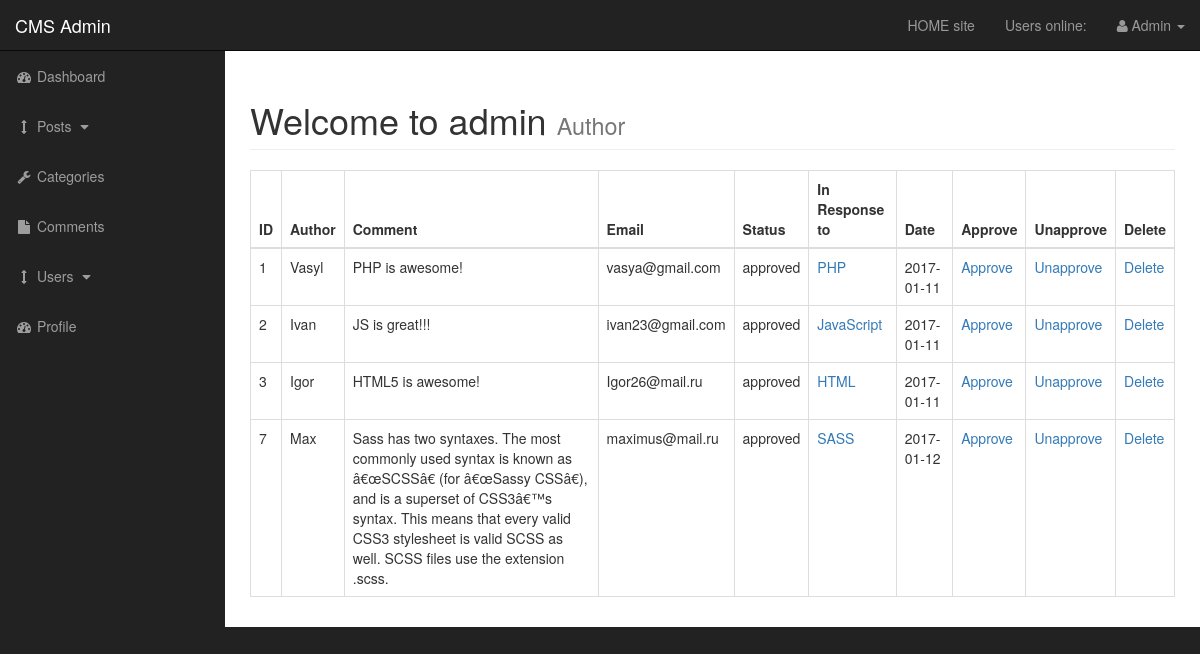
/admin/comments.php (signed in), run on an earlier commit of the app's database.
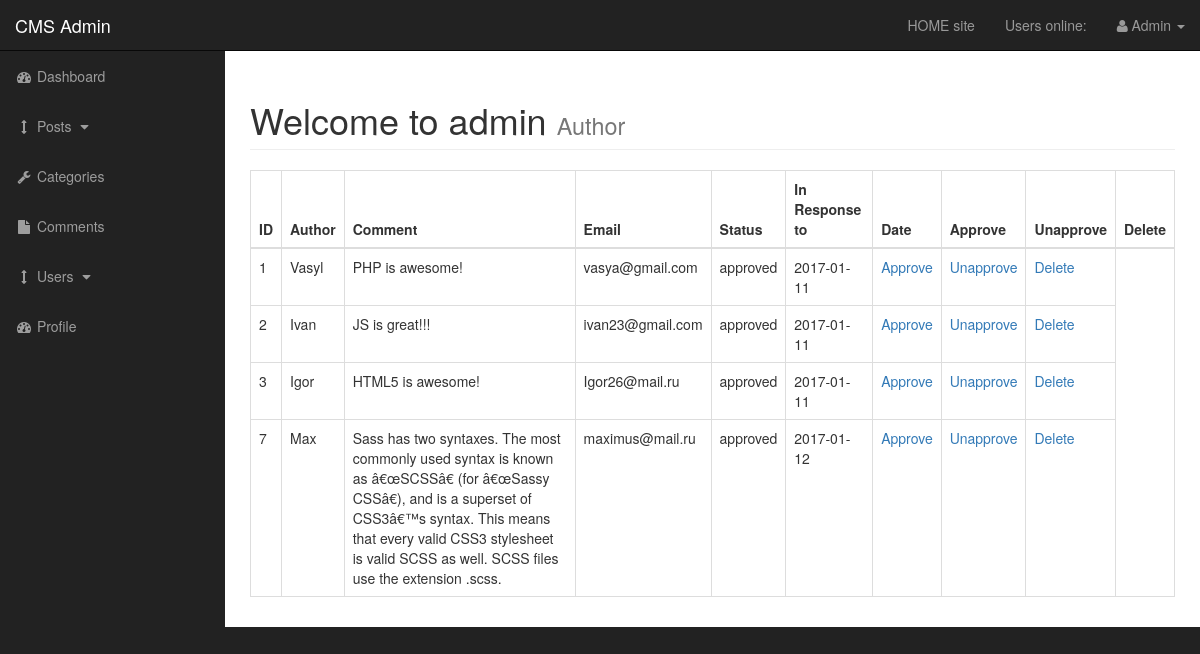
And on a later commit of the database.
### tables this page shows
CREATE TABLE `comments` (
  `comment_id` int(3) NOT NULL,
  `comment_post_id` int(3) NOT NULL,
  `comment_author` varchar(255) NOT NULL,
  `comment_email` varchar(255) NOT NULL,
  `comment_content` text NOT NULL,
  `comment_status` varchar(255) NOT NULL,
  `comment_date` date NOT NULL
);

CREATE TABLE `posts` (
  `post_id` int(3) NOT NULL,
  `post_category_id` int(3) NOT NULL,
  `post_title` varchar(255) NOT NULL,
  `post_author` varchar(255) NOT NULL,
  `post_user` varchar(255) NOT NULL,
  `post_date` date NOT NULL,
  `post_image` text NOT NULL,
  `post_content` text NOT NULL,
  `post_tags` varchar(255) NOT NULL,
  `post_comment_count` int(11) NOT NULL,
  `post_status` varchar(255) NOT NULL DEFAULT 'draft',
  `post_views_count` int(11) NOT NULL
);

### admin/includes/view_all_comments.php (the view, shortened to what this page needs)
<table class="table table-bordered table-hover">
    <thead>
        <tr>
            <th>ID</th>
            <th>Author</th>
            <th>Comment</th>
            <th>Email</th>
            <th>Status</th>
            <th>In Response to</th>
            <th>Date</th>
            <th>Approve</th>
            <th>Unapprove</th>
            <th>Delete</th>
        </tr>
    </thead>
    <tbody>
<?php
$query = "SELECT * FROM comments";
$select_comments = mysqli_query($connection, $query);
while($row = mysqli_fetch_assoc($select_comments)) {
$comment_id = $row['comment_id'];
$comment_post_id = $row['comment_post_id'];
$comment_author = $row['comment_author'];
$comment_content = $row['comment_content'];
$comment_email = $row['comment_email'];
$comment_status = $row['comment_status'];
$comment_date = $row['comment_date'];
    echo"<tr>";
        echo"<td>{$comment_id}</td>";
        echo"<td>{$comment_author}</td>";
        echo"<td>{$comment_content}</td>";
        echo"<td>{$comment_email}</td>";
        echo"<td>{$comment_status}</td>";
    $query = "SELECT * FROM posts WHERE post_id = $comment_post_id ";
    $select_post_id_query = mysqli_query($connection, $query);
    while($row = mysqli_fetch_assoc($select_post_id_query)) {
        $post_id = $row['post_id'];
        $post_title = $row['post_title'];
         echo"<td><a href='../post.php?p_id=$post_id'>$post_title</a></td>";
    }
        echo"<td>{$comment_date}</td>";
        echo"<td><a href='comments.php?approve=$comment_id'>Approve</a></td>";
        echo"<td><a href='comments.php?unapprove=$comment_id'>Unapprove</a></td>";
        echo"<td><a onClick=\" javascript: return confirm('Are you sure you want to delete?'); \" href='comments.php?delete=$comment_id'>Delete</a></td>";
    echo"</tr>";
}
?>
    </tbody>
</table>

What changed in the data, as far as the page shows it:
removed posts: post_title "PHP", shown under comments "Vasyl"
removed posts: post_title "JavaScript", shown under comments "Ivan"
removed posts: post_title "HTML", shown under comments "Igor"
removed posts: post_title "SASS", shown under comments "Max"
